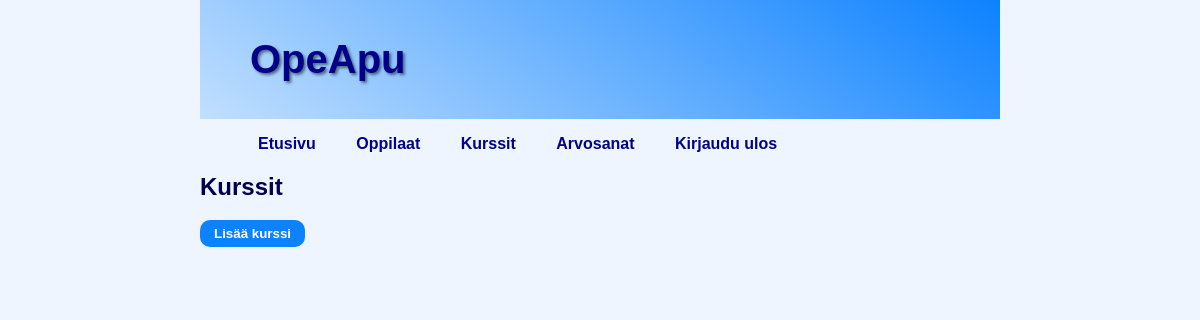
The app's page /opeapp/courses/ (signed in), older data.
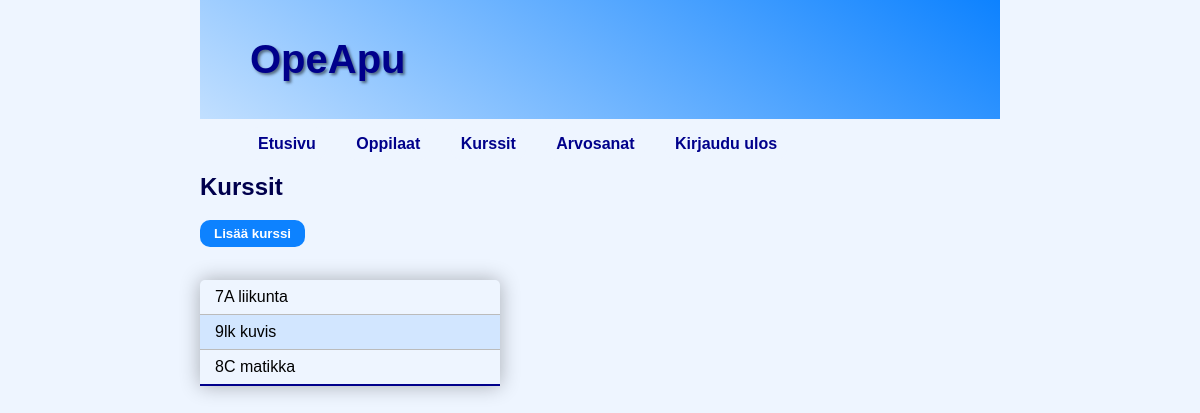
The same page, newer data.
### opeapp/models.py (models this page shows, shortened)
class Course(models.Model):
    name = models.CharField(max_length=255)
    creator = models.ForeignKey(User, on_delete=models.CASCADE)

### opeapp/views.py (the view, shortened to what this page needs)
# urls.py: path('courses/', views.courses_view, name='courses'),
@login_required
def courses_view(request):
    creator_id = request.user.id
    courses = Course.objects.filter(creator=creator_id)
    context = {
        'courses': courses
    }
    print('Creator_id: ', creator_id)
    return render(request, 'courses.html', context)

### opeapp/templates/courses.html (shortened to what this page needs)
{% extends "base.html" %}
{% block link %}
    {% if user.is_authenticated %}
        {{ block.super }}
    {% endif %}
{% endblock %}
{% block content %}
    <h2>Kurssit</h2>
    <div class="button-container">
        <button class="button-style" id="new-course-button">Lisää kurssi</button>
    </div>
    <br>
    <table class="student-table">
        <tbody>
            {% for course in courses %}
                <tr>
                    <td><span class="course-name">{{ course.name }}</span></td>
                </tr>
            {% endfor %}
        </tbody>
    </table>
{% endblock %}

### opeapp/templates/base.html (shortened to what this page needs)
{% load static %}
<!DOCTYPE html>
<html lang="en">
<head>
    <link rel="stylesheet" href="{% static 'main.css' %}">
</head>
<body>
    <header class="header">
        <h1>OpeApu</h1>
    </header>
    {% if user.is_authenticated %}
    <div>
        <nav>
            <ul>
                {% block link %}
                <li><a href="{% url 'opeapp:home' %}">Etusivu</a></li>
                <li><a href="{% url 'opeapp:students' %}">Oppilaat</a></li>
                <li><a href="{% url 'opeapp:courses' %}">Kurssit</a></li>
                <li><a href="/grades">Arvosanat</a></li>
                <li><a href="{% url 'opeapp:logout' %}">Kirjaudu ulos</a></li>
                {% endblock %}
            </ul>
        </nav>
    </div>
    {% endif %}
    {% block content %}{% endblock %}
</body>
</html>

### opeapp/static/main.css (style rules this page uses)
.header { max-width: 50em; padding: 10px 50px; background: linear-gradient(35deg, #c1dfff, #0d82ff); display: flex; font-size: 20px; color: darkblue; font-weight: 800; text-shadow: 2px 2px 3px rgba(0, 0, 0, 0.5); }
body { margin: auto; max-width: 50em; font-family: 'Montserrat', 'Helvetica', sans-serif; background: rgb(238, 245, 255); }
h2 { color: rgb(0, 0, 77); }
ul { list-style-type: none; }
ul li a { background: rgb(238, 245, 255); }
nav ul { list-style-type: none; }
nav li { display: inline-block; padding: 0 .5em; }
nav li a { padding: 8px 10px; color: darkblue; text-align: center; text-decoration: none; border-radius: 10px; font-weight: 600; transition: background-color 0.3s ease; }
.button-container { margin-bottom: 5px; }
.student-table { border-collapse: collapse; margin: 10px 0; min-width: 300px; border-radius: 5px 5px 0 0; overflow: hidden; box-shadow: 0 0 20px rgba(0, 0, 0, 0.3) }
.student-table th, .student-table td { padding: 8px 15px; }
.student-table tbody tr { border-bottom: 1px solid #bbbbbb; }
.student-table tbody tr:nth-of-type(even) { background: rgb(210, 230, 255); }
.student-table tbody tr:last-of-type { border-bottom: 2px solid darkblue; }
.button-style { display: inline-block; padding: 6px 14px; border: none; border-radius: 10px; background-color: #0d82ff; color: white; font-weight: 700; text-decoration: none; cursor: pointer; transition: background-color 0.3s ease; }

Row changes from the older to the newer data that the page shows:
added Course: name "7A liikunta"
added Course: name "9lk kuvis"
added Course: name "8C matikka"
